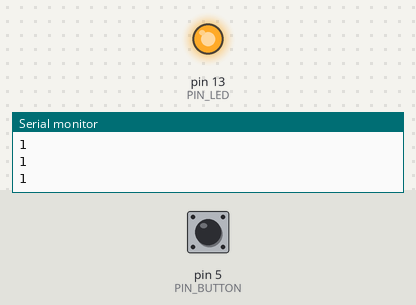
A sketch run on a simulated Arduino Uno, built with avr-gcc and run on an emulated ATmega328P. On the bench: output pins drawn as LEDs (lit = HIGH), the last lines printed to the serial monitor. The inputs (shaded band) are chosen by the test bench; at power-on: pin 5 (PIN_BUTTON) HIGH.

Above: at 1.2 s.
1.3 s: pin 5 (PIN_BUTTON) pulled LOW for 0.15 s
At 1.37 s:
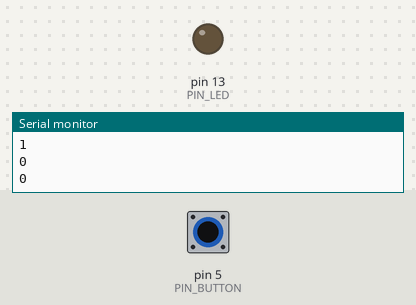
2.9 s: pin 5 (PIN_BUTTON) pulled LOW for 3.2 s
At 7.0 s:
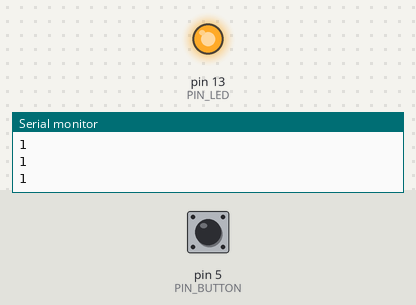
Timing chart, 0 to 8.5 s (numbered marks = the images above; inputs shaded):
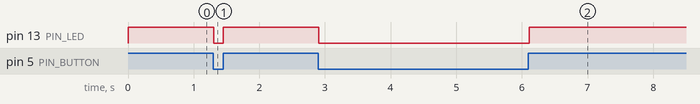

The sketch:

demo.ino.ino
```cpp
/*
  Пример использования тактовой кнопки в ардуино.
  Кнопка подключена к пину 2.
*/

const int PIN_BUTTON = 5;
#define PIN_LED 13
void setup() {
  Serial.begin(9600);
  pinMode(PIN_LED, OUTPUT);
  pinMode(PIN_BUTTON, INPUT_PULLUP);
//  digitalWrite(PIN_BUTTON, HIGH);
}

void loop() {
  // Получаем состояние кнопки и выводим в мониторе порта
  int buttonState = digitalRead(PIN_BUTTON);
  digitalWrite(PIN_LED, buttonState);
  Serial.println(buttonState);
  delay(50);
}
```

Measured:
- after the input at 1.3 s, pin 13 (PIN_LED): HIGH → LOW at once, → HIGH 0.15 s later
- after the input at 2.9 s, pin 13 (PIN_LED): HIGH → LOW at once, → HIGH 3.2 s later
